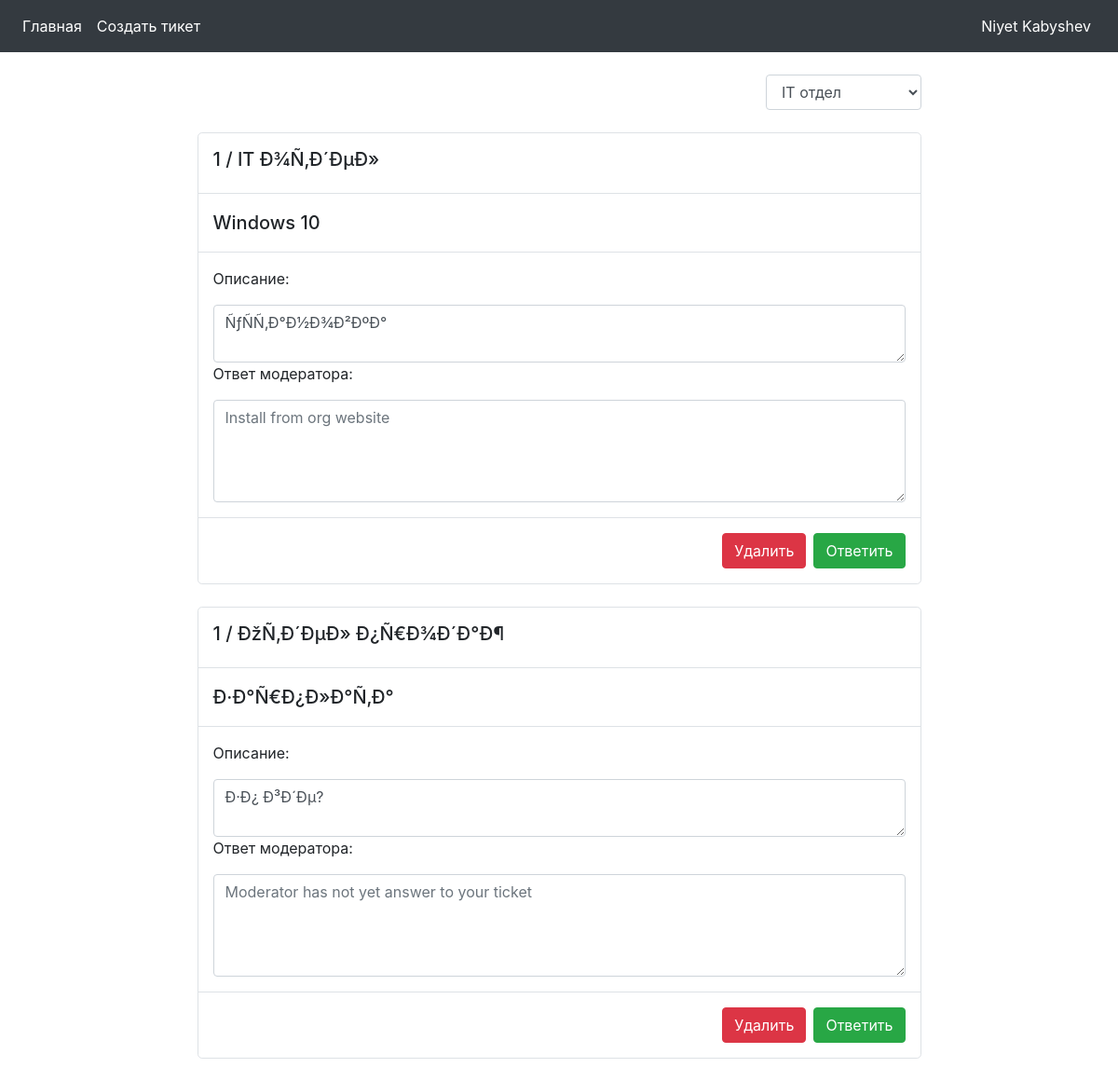
/Views/Roles/Moderator/ModeratorPage.php (signed in), run on the app's committed database.
### tables this page shows
CREATE TABLE `ticket` (
  `id` int(11) NOT NULL,
  `type` varchar(255) NOT NULL,
  `title` varchar(255) NOT NULL,
  `text` varchar(255) NOT NULL,
  `answer` varchar(255) NOT NULL,
  `client_id` int(11) NOT NULL
);

### Models/BD.php (called while the page is built, shortened)
<?php
class BD{
    public $servername = "localhost";
    public $username = "root";
    public $password = "";
    public $dbname = "ticket";
    public function __construct()
    {
        $this->con = mysqli_connect($this->servername, $this->username, $this->password, $this->dbname);
    }
}
?>

### Views/Roles/Moderator/ModeratorPage.php (the view, shortened to what this page needs)
<!DOCTYPE html>
<html lang="ru">
<head>
	<?php require_once('../../Resources/links.php');?>
</head>
<body>
	<?php require_once('../../Resources/nav.php');
	    require_once('../../../Models/BD.php');
	    $bd = new BD;
	?>
	<br>
	<div class="container">
		<div style="margin-left: 70%; margin-right: 15%">
			<select class="form-control" id="exampleFormControlSelect">
				<option>IT отдел</option>
			</select><br>
		</div>
        <?php
        $sql = "SELECT * FROM ticket";
        if ($result = mysqli_query($bd->con,$sql)) {
            if (mysqli_num_rows($result) > 0) {
                while ($row = mysqli_fetch_array($result)) {
                    echo '
                        <form method="POST">
                        <div class="border rounded-lg" style="margin-left: 15%; margin-right: 15%;">
                        <div class="modal-header">
                        <h5 class="modal-user">'.$row["client_id"].' / '.$row["type"].'</h5>
                        </div>
                        <div class="modal-header">
                        <h5 class="modal-title">'.$row["title"].'</h5>
                        </div>
                        <div class="modal-body">
                        <p>Описание:</p>
                        <textarea class="form-control" rows="2" name="text" >'.$row["text"].'</textarea>
                        <p>Ответ модератора:</p>
                        <textarea class="form-control" rows="4" name="answer" placeholder="'.$row["answer"].'"></textarea>
                        </div>
                        <div class="modal-footer">
                        <button type="submit" class="btn btn-danger" name="delete" value="'.$row["id"].'">Удалить</button>
                        <button type="submit" class="btn btn-success" name="update" value="'.$row["id"].'">Ответить</button>
                        </div>
                        </div>
                        </form>
                        <br>
                    ';
                }
            }else{
                echo '<h4>Тикетов нет !</h4>';
            }
        }
        ?>
	</div>
</body>
</html>

### data on the page
ticket: client "1", type "IT Ð¾Ñ‚Ð´ÐµÐ»", title "Windows 10", text "ÑƒÑÑ‚Ð°Ð½Ð¾Ð²ÐºÐ°", answer "Install from org website", $row["id"] 8 (drawn)
ticket: client "1", type "ÐžÑ‚Ð´ÐµÐ» Ð¿Ñ€Ð¾Ð´Ð°Ð¶", title "Ð·Ð°Ñ€Ð¿Ð»Ð°Ñ‚Ð°", text "Ð·Ð¿ Ð³Ð´Ðµ?", answer "Moderator has not yet answer to your ticket", $row["id"] 9 (drawn)

### other printed values
$_SESSION["name"] "Niyet"
$_SESSION["surname"] "Kabyshev"
